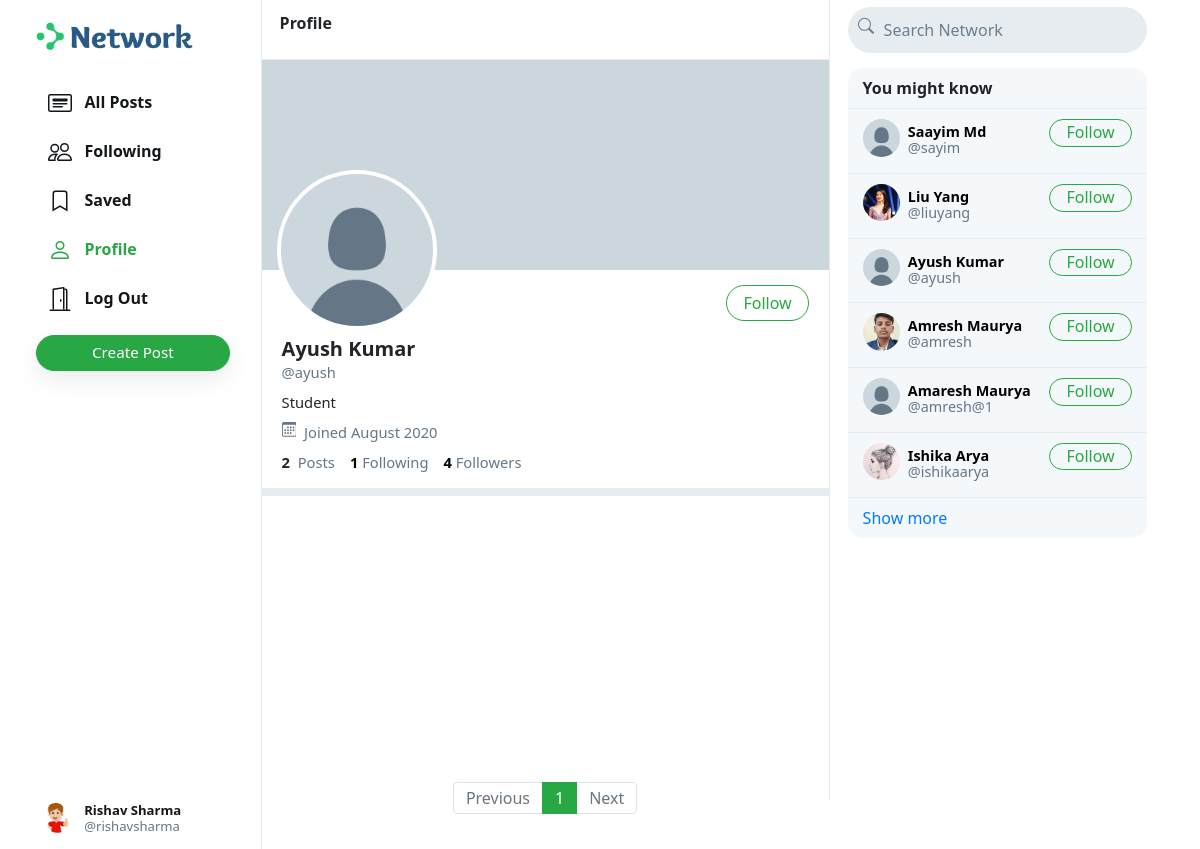
Screenshot of /ayush (signed in) with the database file from the repository.
### network/models.py (models this page shows, shortened)
class User(AbstractUser):
    profile_pic = models.ImageField(upload_to='profile_pic/')
    bio = models.TextField(max_length=160, blank=True, null=True)
    cover = models.ImageField(upload_to='covers/', blank=True)

### network/views.py (the view)
# urls.py: path("<str:username>", views.profile, name='profile'),
def profile(request, username):
    user = User.objects.get(username=username)
    all_posts = Post.objects.filter(creater=user).order_by('-date_created')
    paginator = Paginator(all_posts, 10)
    page_number = request.GET.get('page')
    if page_number == None:
        page_number = 1
    posts = paginator.get_page(page_number)
    followings = []
    suggestions = []
    follower = False
    if request.user.is_authenticated:
        followings = Follower.objects.filter(followers=request.user).values_list('user', flat=True)
        suggestions = User.objects.exclude(pk__in=followings).exclude(username=request.user.username).order_by("?")[:6]
        if request.user in Follower.objects.get(user=user).followers.all():
            follower = True
    follower_count = Follower.objects.get(user=user).followers.all().count()
    following_count = Follower.objects.filter(followers=user).count()
    return render(request, 'network/profile.html', {
        "username": user,
        "posts": posts,
        "posts_count": all_posts.count(),
        "suggestions": suggestions,
        "page": "profile",
        "is_follower": follower,
        "follower_count": follower_count,
        "following_count": following_count
    })

### network/templates/network/profile.html (shortened to what this page needs)
{% extends 'network/index.html' %}
{% load static %}
{% block profile %}
    <div class="profile-view" data-user="{{username.username}}">
        <div class="cover-image" style="background-image: url(/media/{{username.cover}})"></div>
        <div class="profile-image" style="background-image: url(/media/{{username.profile_pic}})"></div>
        <div class="profile-details">
            <div>
                {% if user.username == username.username %}
                    <button class="btn btn-outline-success float-right" id="edit-profile-btn">Edit Profile</button>
                {% elif is_follower %}
                    <button class="btn btn-success float-right" onclick="unfollow_user(this,'{{username.username}}','edit_page')" id="following-btn">Following</button>
                {% else %}
                    <button class="btn btn-outline-success float-right" onclick="follow_user(this,'{{username.username}}','edit_page')" id="follow-btn">Follow</button>
                {% endif %}
            </div>
            <div class="details-data">
                <h5>{{username.first_name}} {{username.last_name}}</h5>
                <div class="grey">@{{username.username}}</div>
                <div class="bio">
                    {% if username.bio is not None %}
                        {{username.bio}}
                    {% endif %}
                </div>
                <div class="grey" style="padding: 8px 0px;">
                    &nbsp;Joined {{username.date_joined | date:"F Y"}}
                </div>
                <div>
                    <strong>
                        {{posts_count}}
                    </strong>
                    &nbsp;<span class="grey">Posts</span>
                    <a href="#">
                        <strong id="following__count">{{following_count | default:0}}</strong>&nbsp;<span class="grey">Following</span>
                    </a>
                    <a href="#">
                        <strong id="follower__count">{{follower_count | default:0}}</strong>&nbsp;<span class="grey">Followers</span>
                    </a>
                </div>
            </div>
        </div>
    </div>
    <div class="space"></div>
{% endblock %}

### network/templates/network/index.html (shortened to what this page needs)
{% extends "network/layout.html" %}
{% load static %}
{% block body %}
    <div class="main-div">
        <div class="left-div">
            <nav class="head heading">
                {% if page == 'all_posts' %}
                    All Posts
                {% elif page == 'following' %}
                    Following
                {% elif page == 'saved' %}
                    Saved
                {% elif page == 'profile' %}
                    Profile
                {% else %}
                    Explore
                {% endif %}
            </nav>
            <div class="left-div-content">
                <div class="posts-view">
                    {% block profile %}
                    {% endblock %}
                    <div class="main-div-content">
                        <nav aria-label="Page navigation example" class="pagination-bar">
                            <ul class="pagination justify-content-center">
                                {% if posts.has_previous %}
                                    <li class="page-item">
                                        <a class="page-link" href="?page={{ posts.previous_page_number | default:1}}" tabindex="-1" aria-disabled="true">Previous</a>
                                    </li>
                                {% else %}
                                    <li class="page-item disabled">
                                        <a class="page-link" href="" tabindex="-1" aria-disabled="true">Previous</a>
                                    </li>
                                {% endif %}
                                {% for each in posts.paginator.page_range %}
                                    {% if each == posts.number %}
                                        <li class="page-item active"><a class="page-link" href="?page={{each}}">{{each}}</a></li>
                                    {% else %}
                                        <li class="page-item"><a class="page-link" href="?page={{each}}">{{each}}</a></li>
                                    {% endif %}
                                {% endfor %}
                                {% if posts.has_next %}
                                    <li class="page-item">
                                        <a class="page-link" href="?page={{ posts.next_page_number }}">Next</a>
                                    </li>
                                {% else %}
                                    <li class="page-item disabled">
                                        <a class="page-link" href="">Next</a>
                                    </li>
                                {% endif %}
                            </ul>
                          </nav>
                    </div>
                </div>
            </div>
        </div>
    </div>
{% endblock %}

### network/templates/network/layout.html (shortened to what this page needs)
{% load static %}
<!DOCTYPE html>
<html lang="en">
    <head>
        <link rel="stylesheet" href="https://stackpath.bootstrapcdn.com/bootstrap/4.4.1/css/bootstrap.min.css">
        <link href="{% static 'network/styles.css' %}" rel="stylesheet">
    </head>
    <body>
        <div class="body" data-page="{{page}}">
            <div class="sidenav">
                <a href="{% url 'index' %}" class="navbar-brand">
                    <img src="{% static 'network/Images/logo.png' %}" height="31px">
                </a>
                <div style="height: 100%;">
                    <div>
                        <div>
                            <ul>
                                <li class="nav-item" id="all_posts">
                                <a href="{% url 'index' %}" class="nav-link">
                                    <div>
                                        &nbsp;&nbsp;All Posts
                                    </div>
                                </a>
                                </li>
                                {% if user.is_authenticated %}
                                    <li class="nav-item" id="following">
                                        <a href="{% url 'following' %}" class="nav-link">
                                            <div>
                                                &nbsp;&nbsp;Following
                                            </div>
                                        </a>
                                    </li>
                                    <li class="nav-item" id="saved">
                                        <a href="{% url 'saved' %}" class="nav-link">
                                            <div>
                                                <svg width="1.5em" height="1.5em" viewBox="0 0 16 16" class="bi bi-bookmark" fill="currentColor" xmlns="http://www.w3.org/2000/svg">
                                                    <path fill-rule="evenodd" d="M8 12l5 3V3a2 2 0 0 0-2-2H5a2 2 0 0 0-2 2v12l5-3zm-4 1.234l4-2.4 4 2.4V3a1 1 0 0 0-1-1H5a1 1 0 0 0-1 1v10.234z"/>
                                                  </svg>
                                                &nbsp;&nbsp;Saved
                                            </div>
                                        </a>
                                    </li>
                                    <li class="nav-item" id="profile">
                                        <a href="{% url 'profile' user.username %}" class="nav-link">
                                            <div>
                                                &nbsp;&nbsp;Profile
                                            </div>
                                        </a>
                                    </li>
                                    <li class="nav-item" id="logout">
                                        <a href="{% url 'logout' %}" class="nav-link">
                                            <div>
                                                &nbsp;&nbsp;Log Out
                                            </div>
                                        </a>
                                    </li>
                                {% endif %}
                            </ul>
                        </div>
                        {% if user.is_authenticated %}
                            <button id="popup-btn" class="btn btn-success new-post-btn" onclick="createpost()">Create Post</button>
                        {% endif %}
                    </div>
                    <div style="position: absolute; bottom: 10px;">
                        {% if user.is_authenticated %}
                            <li class="nav-item sidenav-user">
                                <a href="{% url 'profile' user.username %}" class="nav-link">
                                    <div class="user_account">
                                        <div class="small-profilepic" style="float: left; background-image: url(/media/{{user.profile_pic}})"></div>
                                        <div style="height: 2.7vw; margin: auto;">
                                            <div style="margin-top: 4px;"><strong>{{user.first_name}} {{user.last_name}}</strong></div>
                                            <div class="grey" style="margin-top: 4px;">@{{ user.username }}</div>
                                        </div>
                                    </div>
                                </a>
                            </li>
                        {% endif %}
                    </div>
                </div>
            </div>
            {% block body %}
            {% endblock %}
            <div class="right-div">
                <nav class="head">
                    <form action="#">
                        <div class="search-div">
                            <div>
                            </div>
                            <input type="text" name="query" id="search-box" placeholder="Search Network">
                        </div>
                    </form>
                </nav>
                <div class='right-div-content'>
                    <div class="space" style="background-color: white;"></div>
                    {% if user.is_authenticated %}
                        <div class="suggestion-box">
                            <div class="suggestion-header">
                                You might know
                            </div>
                            {% for suggestion in suggestions %}
                                <div class="suggestion-user">
                                    <div>
                                        <a href="{% url 'profile' suggestion.username %}">
                                            <div class="small-profilepic" style="background-image: url(/media/{{suggestion.profile_pic}})"></div>
                                        </a>
                                    </div>
                                    <div class="user-details">
                                        <a href="{% url 'profile' suggestion.username %}">
                                            <div id="user-name">
                                                <strong>
                                                    {{suggestion.first_name}} {{suggestion.last_name}}
                                                </strong>
                                            </div>
                                            <div class="grey">@{{suggestion.username}}</div>
                                        </a>
                                    </div>
                                    <div>
                                        <button class="btn btn-outline-success" type="button" onclick="follow_user(this,'{{suggestion.username}}','suggestion')">Follow</button>
                                    </div>
                                </div>
                            {% empty %}
                                    <div style="text-align: center; border-bottom: .5px solid #e6ecf0; padding: 10px 15px;">
                                        <span class="grey" style="font-size: .9em;">No suggestions available.</span>
                                    </div>
                            {% endfor %}
                            <div class="suggestion-footer">
                                <a href="#">Show more</a>
                            </div>
                        </div>
                    {% endif %}
                </div>
            </div>
        </div>
    </body>
</html>

### rows the page displays
User: profile_pic (picture), first_name "Rishav", last_name "Sharma", username "rishavsharma"
User: profile_pic (placeholder picture), first_name "Ayush", last_name "Kumar", username "ayush", bio "Student", date_joined "August 2020"
User: profile_pic (placeholder picture), first_name "Saayim", last_name "Md", username "sayim"
User: profile_pic (picture), first_name "Liu", last_name "Yang", username "liuyang"
User: profile_pic (picture), first_name "Amresh", last_name "Maurya", username "amresh"
User: profile_pic (placeholder picture), first_name "Amaresh", last_name "Maurya", username "amresh@1"
User: profile_pic (picture), first_name "Ishika", last_name "Arya", username "ishikaarya"

### other values shown
{{ posts_count }} "2"
{{ following_count | default:0 }} "1"
{{ follower_count | default:0 }} "4"
{{ each }} "1"
